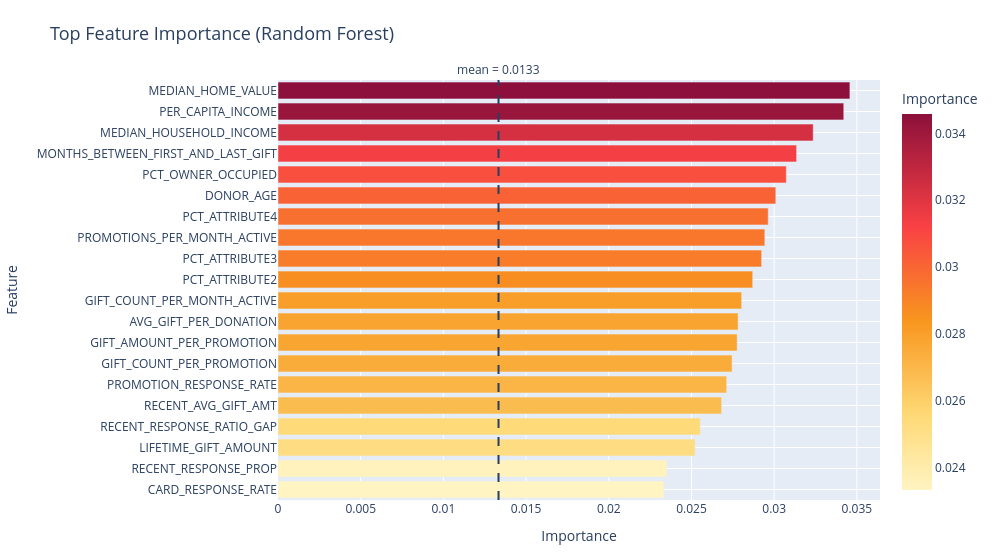

Notebook source saved alongside this figure:
### Code cell
"""3. Random Forest tree-based feature importance"""
rf_model = RandomForestClassifier(
    n_estimators=300,
    class_weight="balanced",
    random_state=RANDOM_STATE,
    n_jobs=-1,
)
rf_model.fit(X_train_prep, y_train)

tree_importance_df = pd.DataFrame({
    "Feature": feature_names,
    "Importance": rf_model.feature_importances_,
}).sort_values("Importance", ascending=False)

mean_importance = float(rf_model.feature_importances_.mean())
fig = plot_tree_feature_importance(tree_importance_df, top_n=20, threshold=mean_importance)
fig.show()

embedded_tree_features = tree_importance_df.loc[
    tree_importance_df["Importance"] > mean_importance, "Feature"
].tolist()
print(f"Random Forest mean importance: {mean_importance:.4f}")
print(f"Tree-selected features (importance > mean): {len(embedded_tree_features)}")

### Figure 1 — Plotly figure (JSON) as saved in the notebook; plotly's stock layout.template omitted (floating-point values rounded to 4 significant figures)
{"data": [{"alignmentgroup": "True", "hovertemplate": "Importance=%{marker.color}<br>Feature=%{y}<extra></extra>", "legendgroup": "", "marker": {"color": [0.02333, 0.02351, 0.02522, 0.02553, 0.02682, 0.02713, 0.02746, 0.02776, 0.02782, 0.02803, 0.0287, 0.02924, 0.02943, 0.02964, 0.0301, 0.03073, 0.03136, 0.03236, 0.03421, 0.03458], "coloraxis": "coloraxis", "pattern": {"shape": ""}}, "name": "", "offsetgroup": "", "orientation": "h", "showlegend": false, "textposition": "auto", "type": "bar", "x": [0.02333, 0.02351, 0.02522, 0.02553, 0.02682, 0.02713, 0.02746, 0.02776, 0.02782, 0.02803, 0.0287, 0.02924, 0.02943, 0.02964, 0.0301, 0.03073, 0.03136, 0.03236, 0.03421, 0.03458], "xaxis": "x", "y": ["CARD_RESPONSE_RATE", "RECENT_RESPONSE_PROP", "LIFETIME_GIFT_AMOUNT", "RECENT_RESPONSE_RATIO_GAP", "RECENT_AVG_GIFT_AMT", "PROMOTION_RESPONSE_RATE", "GIFT_COUNT_PER_PROMOTION", "GIFT_AMOUNT_PER_PROMOTION", "AVG_GIFT_PER_DONATION", "GIFT_COUNT_PER_MONTH_ACTIVE", "PCT_ATTRIBUTE2", "PCT_ATTRIBUTE3", "PROMOTIONS_PER_MONTH_ACTIVE", "PCT_ATTRIBUTE4", "DONOR_AGE", "PCT_OWNER_OCCUPIED", "MONTHS_BETWEEN_FIRST_AND_LAST_GIFT", "MEDIAN_HOUSEHOLD_INCOME", "PER_CAPITA_INCOME", "MEDIAN_HOME_VALUE"], "yaxis": "y"}], "layout": {"annotations": [{"font": {"color": "#2A3F5F"}, "showarrow": false, "text": "mean = 0.0133", "x": 0.01333, "xanchor": "center", "xref": "x", "y": 1, "yanchor": "bottom", "yref": "y domain"}], "barmode": "relative", "coloraxis": {"colorbar": {"tickfont": {"color": "#2A3F5F"}, "title": {"font": {"color": "#2A3F5F"}, "text": "Importance"}}, "colorscale": [[0, "#FFF4C2"], [0.2, "#FED976"], [0.45, "#F8961E"], [0.7, "#F94144"], [1, "#8C103B"]]}, "font": {"color": "#2A3F5F"}, "height": 560, "legend": {"bgcolor": "rgba(255,255,255,0.75)", "bordercolor": "rgba(0,0,0,0)", "font": {"color": "#2A3F5F"}, "tracegroupgap": 0}, "margin": {"b": 60, "l": 80, "r": 40, "t": 80}, "paper_bgcolor": "#FFFFFF", "plot_bgcolor": "#E5ECF6", "shapes": [{"line": {"color": "#2A3F5F", "dash": "dash"}, "type": "line", "x0": 0.01333, "x1": 0.01333, "xref": "x", "y0": 0, "y1": 1, "yref": "y domain"}], "title": {"font": {"color": "#2A3F5F", "size": 18}, "text": "Top Feature Importance (Random Forest)"}, "width": 1000, "xaxis": {"anchor": "y", "domain": [0, 1], "gridcolor": "#FFFFFF", "showgrid": true, "tickfont": {"color": "#2A3F5F"}, "title": {"font": {"color": "#2A3F5F"}, "text": "Importance"}, "zeroline": false}, "yaxis": {"anchor": "x", "domain": [0, 1], "gridcolor": "#FFFFFF", "showgrid": true, "tickfont": {"color": "#2A3F5F"}, "title": {"font": {"color": "#2A3F5F"}, "text": "Feature"}, "zeroline": false}}}
